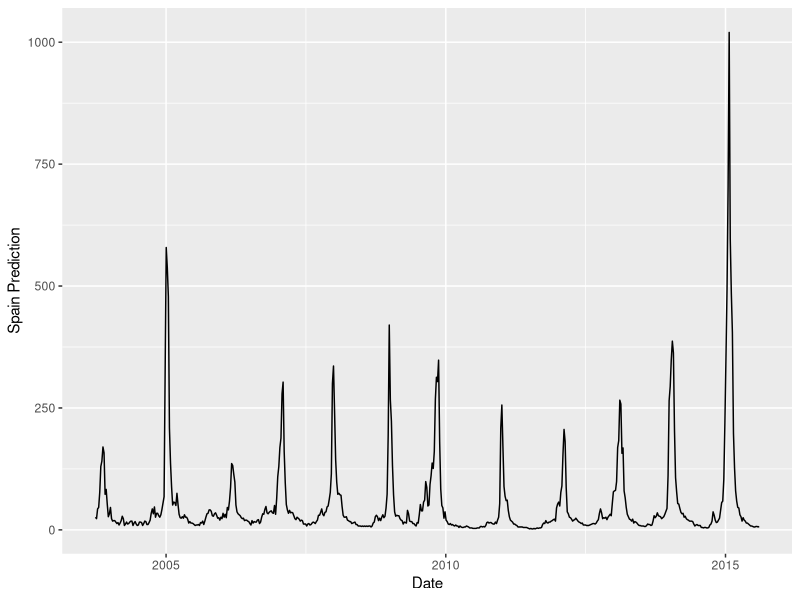
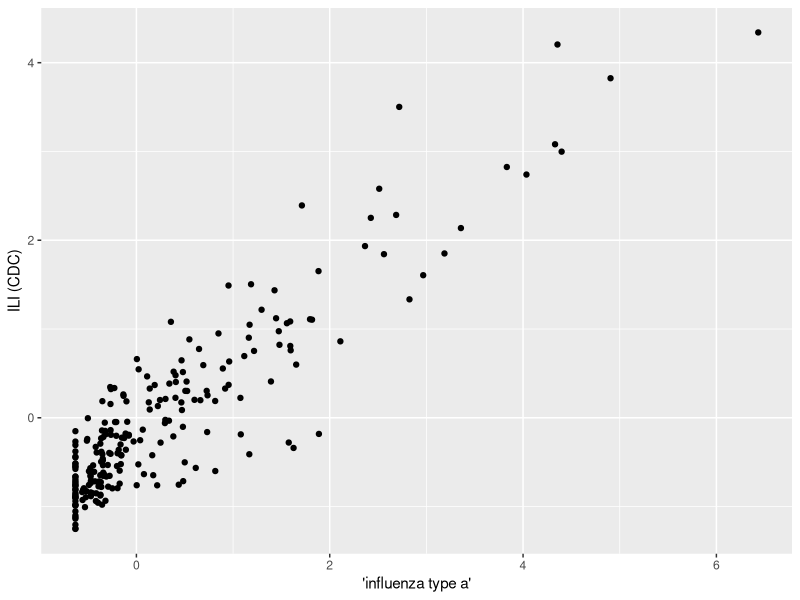
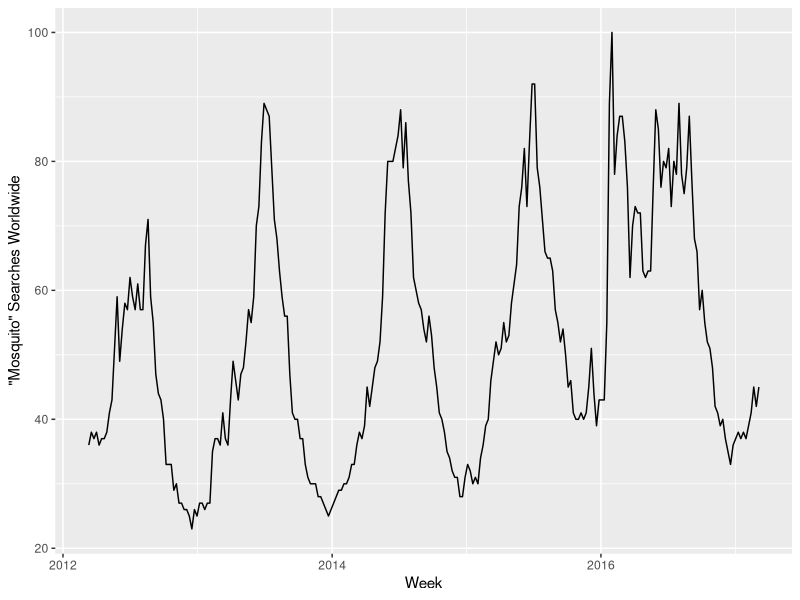
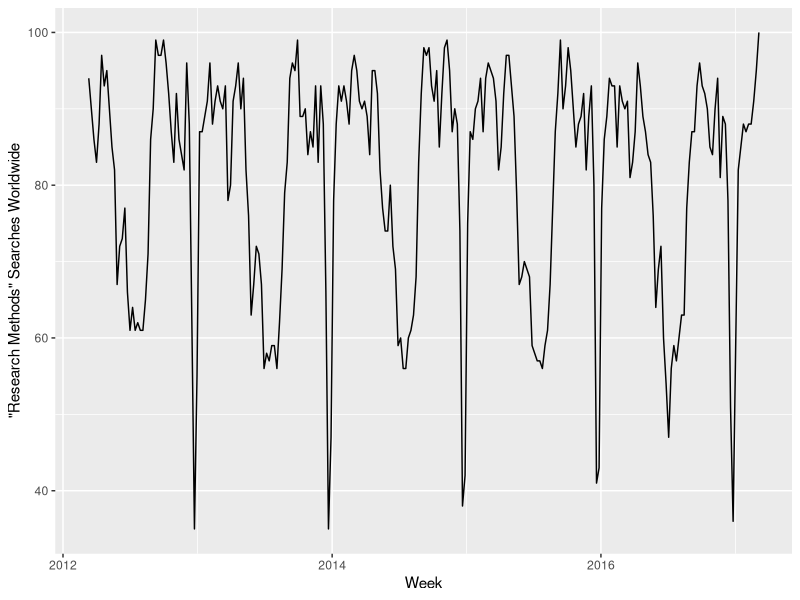
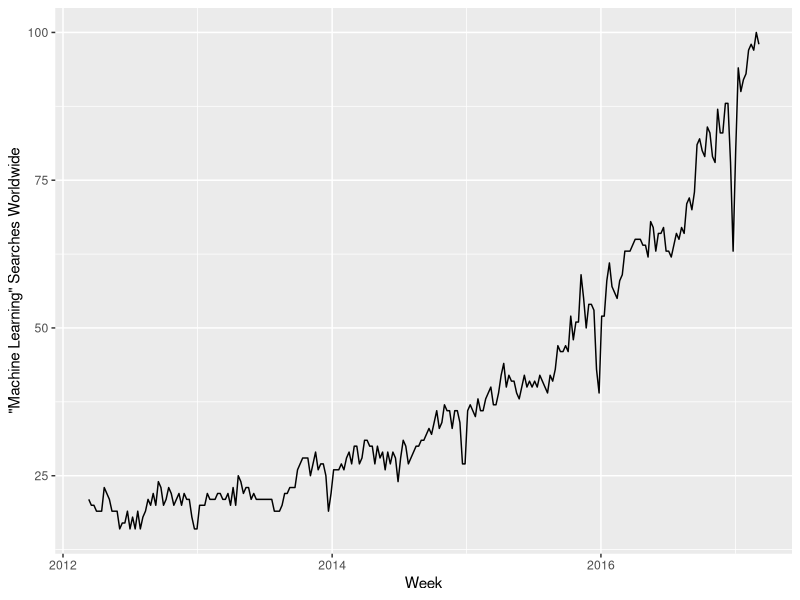
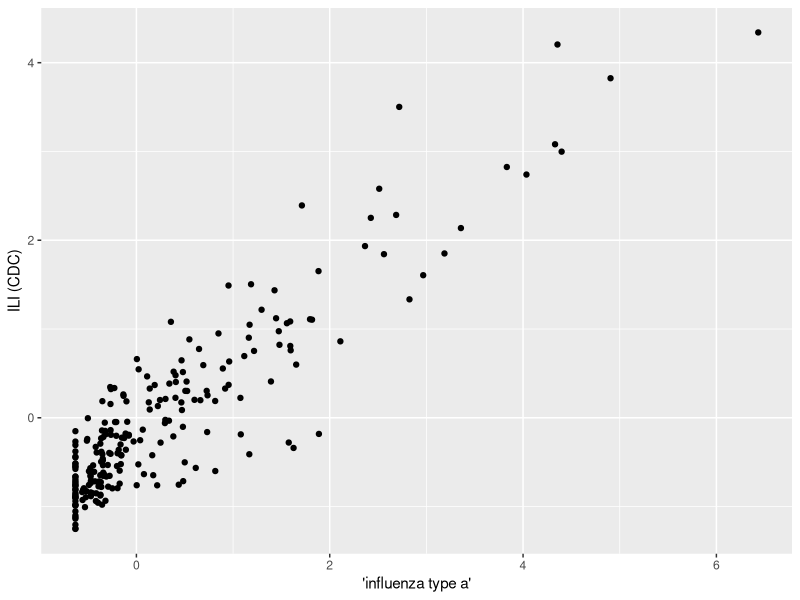

R code for these plots, in order:
library(data.table)
library(ggplot2)

setwd("~/Dropbox/upf_global_studies/2017/slides/global_studies_research_methods")

gft = fread('gft_spain.csv')

gft$Date = as.Date(gft$Date)

ggplot(data=gft, aes(Date, Spain)) + geom_line() + ylab("Spain Prediction")



gt = fread('mosquito_trend.csv')

class(gt$Week)
gt$Week = as.Date(gt$Week)
names(gt)[2] = "term"

plt = ggplot(data=gt, aes(Week, term)) + geom_line() + ylab('"Mosquito" Searches Worldwide')

ggsave("mosquito_trend.png", plt)

gt = fread('research_methods_trend.csv')

class(gt$Week)
gt$Week = as.Date(gt$Week)
names(gt)[2] = "term"

plt = ggplot(data=gt, aes(Week, term)) + geom_line() + ylab('"Research Methods" Searches Worldwide')

ggsave("research_methods_trend.png", plt)


gt = fread('machine_learning_trend.csv')

class(gt$Week)
gt$Week = as.Date(gt$Week)
names(gt)[2] = "term"

plt = ggplot(data=gt, aes(Week, term)) + geom_line() + ylab('"Machine Learning" Searches Worldwide')

ggsave("machine_learning_trend.png", plt)


gt = fread('correlate-Influenza_like_Illness_CDC_.csv')
names(gt)
names(gt)[1] = "Week"
names(gt)[2] = "ILI"
names(gt)[3] = "infa"
gt$Week = as.Date(gt$Week, format="%m/%d/%y")


plt = ggplot(data=gt) + geom_line(size=1, aes(Week, ILI, color="ILI (CDC)")) + ylab("Normalized Search Activity / ILI Visits") + geom_line(aes(Week, infa, color="'influenza type a'")) + labs(colour="") 

plt = ggplot(data=gt) + geom_point(aes(infa, ILI)) + ylab("ILI (CDC)") + xlab("'influenza type a'")
plt
ggsave("google_correlate_scatter.png", plt)


